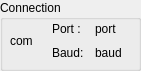
   <widget class="QGroupBox" name="groupBox">
    <property name="geometry">
     <rect>
      <x>10</x>
      <y>580</y>
      <width>141</width>
      <height>71</height>
     </rect>
    </property>
    <property name="title">
     <string>Connection</string>
    </property>
    <widget class="QWidget" name="">
     <property name="geometry">
      <rect>
       <x>10</x>
       <y>20</y>
       <width>121</width>
       <height>41</height>
      </rect>
     </property>
     <layout class="QGridLayout" name="gridLayout_2">
      <item row="0" column="0" rowspan="2">
       <widget class="QLabel" name="movie">
        <property name="text">
         <string>com</string>
        </property>
       </widget>
      </item>
      <item row="0" column="1">
       <widget class="QLabel" name="label">
        <property name="text">
         <string>Port :</string>
        </property>
       </widget>
      </item>
      <item row="0" column="2">
       <widget class="QLabel" name="portLbl">
        <property name="enabled">
         <bool>true</bool>
        </property>
        <property name="text">
         <string>port</string>
        </property>
       </widget>
      </item>
      <item row="1" column="1">
       <widget class="QLabel" name="label">
        <property name="text">
         <string>Baud:</string>
        </property>
       </widget>
      </item>
      <item row="1" column="2">
       <widget class="QLabel" name="baudLbl">
        <property name="text">
         <string>baud</string>
        </property>
       </widget>
      </item>
     </layout>
    </widget>
   </widget>
